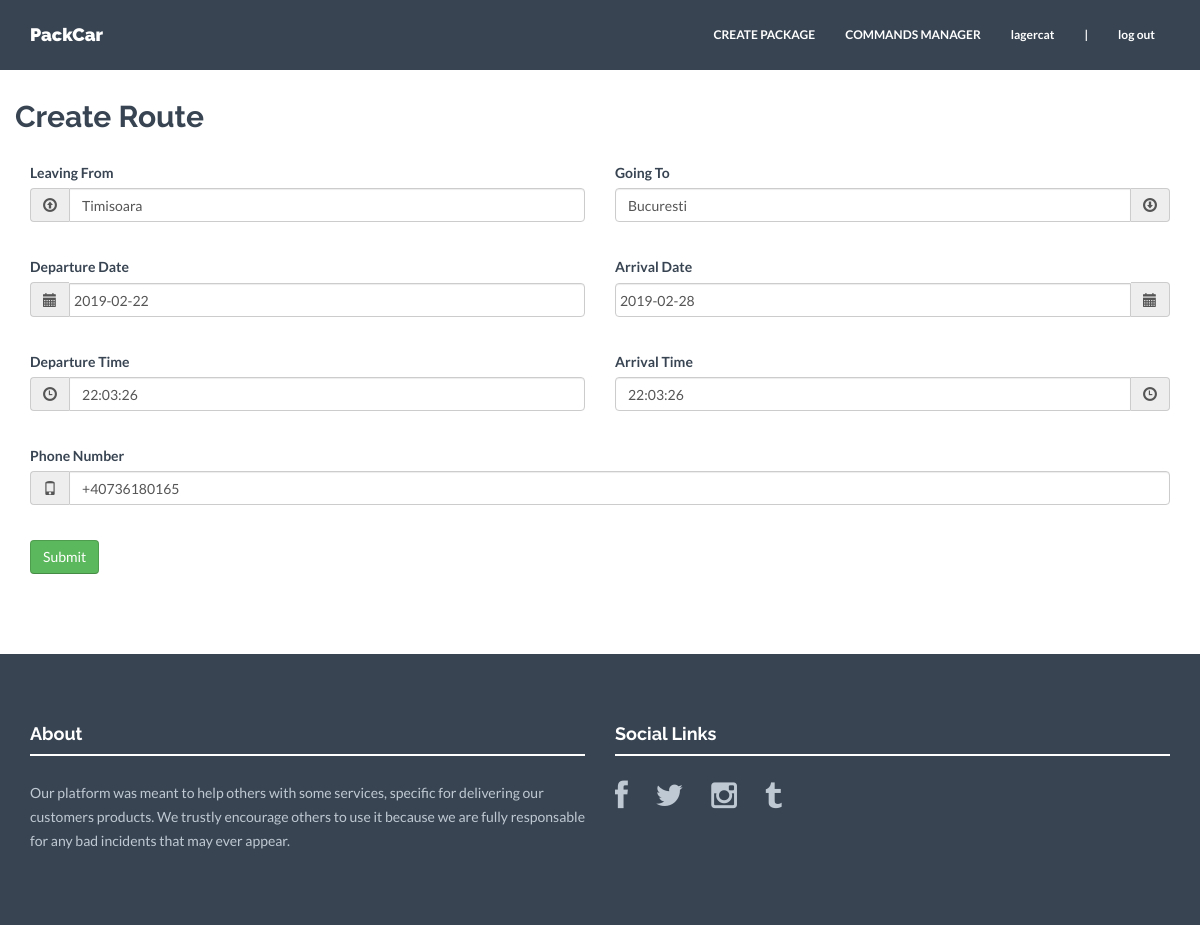
The app's page /edit_drivers/df25eb63-315c-11e9-a5b7-a600c0d15101/ (signed in) with its own data.
### drivers/models.py (models this page shows)
class Driver(models.Model):
    departure = models.CharField(null=True, max_length=300)
    arrival = models.CharField(null=True, max_length=300)
    departure_date = models.DateField(null=True)
    departure_time = models.TimeField(null=True)
    arrival_date = models.DateField(null=True)
    arrival_time = models.TimeField(null=True)
    phonenumber = PhoneNumberField(null=True)
    author = models.ForeignKey(User, related_name='drivers')
    slug = models.SlugField(default=uuid.uuid1, unique=True)

### drivers/views.py (the view)
# urls.py: url(r'^edit_drivers/(?P<slug>[^\.]+)/$', views.edit_drivers, name='edit_driver')
@login_required
def edit_drivers(request, slug):
    post = get_object_or_404(Driver, slug=slug)
    if post.author != request.user:
        return HttpResponseForbidden()
    form = EditDriverForm(request.POST or None, request.FILES or None,
                          instance=post)
    if request.method == 'POST':
        if form.is_valid():
            form.save()
            return redirect('/driver/' + post.slug)
    return render(request, 'drivers/edit_rout.html', {
        'post': post,
        'form': form,
    })

### drivers/forms.py (shortened to what this page needs)
class EditDriverForm(forms.ModelForm):
    class Meta:
        model = Driver
        fields = ['departure', 'arrival', 'departure_date',
                  'departure_time', 'arrival_date', 'arrival_time',
                  'phonenumber']

### templates/drivers/edit_rout.html (shortened to what this page needs)
<!DOCTYPE html>
<html lang="en">
  <head>
    {% load staticfiles %}
    {% load widget_tweaks %}
    <link href="{% static "assets/css/bootstrap.css" %}" rel="stylesheet">
    <link href="{% static "assets/css/datepicker.css" %}" rel="stylesheet">
    <link href="{% static "assets/css/bootstrap-datetimepicker.min.css" %}" rel="stylesheet">
    <link href="{% static "assets/less/datepicker.less" %}" rel="stylesheet">
    <link href="{% static "assets/css/style.css" %}" rel="stylesheet">
    <link href="{% static "assets/css/font-awesome.min.css" %}" rel="stylesheet">
    <link rel="stylesheet" type="text/css" media="screen" href="http://tarruda.github.com/bootstrap-datetimepicker/assets/css/bootstrap-datetimepicker.min.css">
  </head>
  <body>
    <div class="navbar navbar-default navbar-fixed-top" role="navigation">
      <div class="container">
        <div class="navbar-header">
          <a class="navbar-brand" href="/">PackCar</a>
        </div>
        <div class="navbar-collapse collapse navbar-right">
          <ul class="nav navbar-nav">
            <li class="active"><a href="index.html"></a></li>
            <li><a href="/packages">CREATE PACKAGE</a></li>
            <li><a href="login.html">COMMANDS MANAGER</a></li>
            <li><a>{{ request.user }}</a></li>
            <li><a>|</a></li>
            <li><a href="/logout">log out</a></li>
          </ul>
        </div>
      </div>
    </div>
	 <div class="container mtb">
	 	<div class="row">
	 		<div class="col-lg-12">
		 		<div class="row">
		 			<h2 class="pull-left" style="margin-right: 15px;">Create Route</h2>
		 		</div>
		 		<br>
				<form method="POST">
		 		<div class="row">
		 			<div class="form-group">
		 				<div class="form-group col-lg-6">
			 				<label>Leaving From</label>
			 				<br>
			 				<div class="input-group">
    							  <span class="input-group-addon" id="basic-addon1"><span class="glyphicon glyphicon-upload"></span></span>
                                    {{ form.departure|add_class:"form-control"|attr:"aria-described:basic-addon1"|attr:"placeholder:The city you are leaving from" }}
			 				</div>
			 			</div>
			 			<div class="form-group col-lg-6">
			 				<label>Going To</label>
			 				<br>
			 				<div class="input-group">
{{ form.arrival|add_class:"form-control"|attr:"aria-described:basic-addon2"|attr:"placeholder:The city you are going to" }}
    							<span class="input-group-addon" id="basic-addon2"><span class="glyphicon glyphicon-download"></span></span>
			 				</div>
			 			</div>
		 			</div>
		 		</div>
		 		<br>
		 		<div class="row">
		 			<div class="form-group">
		 				<div class="form-group col-lg-6">
			 				<label>Departure Date</label>
			 				<br>
			 				<div class="input-group">
    							<span class="input-group-addon" id="basic-addon1"><span class="glyphicon glyphicon-calendar"></span></span>
{{ form.arrival_date|add_class:"datepicker form-control"|attr:"aria-described:basic-addon2"|attr:"placeholder:Pick the departure date"|attr:"dpd1" }}
			 				</div>
			 			</div>
			 			<div class="form-group col-lg-6">
			 				<label>Arrival Date</label>
			 				<br>
			 				<div class="input-group">
{{ form.departure_date|add_class:"datepicker form-control"|attr:"aria-described:basic-addon2"|attr:"placeholder:Pick the arrival date"|attr:"dpd2" }}
    							<span class="input-group-addon" id="basic-addon2"><span class="glyphicon glyphicon-calendar"></span></span>
			 				</div>
			 			</div>
		 			</div>
		 		</div>
		 		<br>
		 		<div class="row">
		 			<div class="form-group">
		 				<div class="form-group col-lg-6">
			 				<label>Departure Time</label>
			 				<br>
			 				<div id="datetimepicker1" class="input-append date">
						        <div class="input-group">
							        <span class="add-on input-group-addon" id="basic-addon1">
							        	<span  data-time-icon="icon-time" data-date-icon="icon-calendar" class="glyphicon glyphicon-time"></span>
							     	</span>{{ form.departure_time|add_class:"form-control"|attr:"placeholder:Pick the departure time" }}
							    </div>
						    </div>
			 			</div>
			 			<div class="form-group col-lg-6">
			 				<label>Arrival Time</label>
			 				<br>
			 				<div id="datetimepicker2" class="input-append date">
						        <div class="input-group">
							  {{ form.arrival_time|add_class:"form-control"|attr:"placeholder:Pick the arrival time" }}
							        <span class="add-on input-group-addon" id="basic-addon1">
							        	<span  data-time-icon="icon-time" data-date-icon="icon-calendar" class="glyphicon glyphicon-time"></span>
							     	</span>
							    </div>
						    </div>
			 			</div>
		 			</div>
		 		</div>
		 		<br>
		 		<div class="row">
		 			<div class="form-group col-lg-12">
		 				<label>Phone Number</label>
			 			<br>
			 			<div class="input-group">
    						  <span class="input-group-addon" id="basic-addon1"><span class="glyphicon glyphicon-phone"></span></span>
{{ form.phonenumber|add_class:"form-control"|attr:"placeholder: Enter your phone number  (ex. +40792111222)"|attr:"aria-describedby:basic-addon1" }}
			 			</div>
		 			</div>
		 		</div>
				<br>
		 		<div class="col-lg-12 row">
		 			<input type="submit" class="btn btn-success" />
		 		</div>
				</form>
			</div><! --/col-lg-12 -->
	 	</div><! --/row -->
	 </div><! --/container -->
	 <div id="footerwrap">
	 	<div class="container">
		 	<div class="row">
		 		<div class="col-lg-6 col-md-6 col-sm-12">
		 			<h4>About</h4>
		 			<div class="hline-w"></div>
		 			<p>Our platform was meant to help others with some services, specific for delivering our customers products. We trustly encourage others to use it because we are fully responsable for any bad incidents that may ever appear.</p>
		 		</div>
		 		<div class="col-lg-6 col-md-6 col-sm-12">
		 			<h4>Social Links</h4>
		 			<div class="hline-w"></div>
		 			<p>
		 				<a href="#"><i class="fa fa-facebook"></i></a>
		 				<a href="#"><i class="fa fa-twitter"></i></a>
		 				<a href="#"><i class="fa fa-instagram"></i></a>
		 				<a href="#"><i class="fa fa-tumblr"></i></a>
		 			</p>
		 		</div>
		 	</div><! --/row -->
	 	</div><! --/container -->
	 </div><! --/footerwrap -->
  </body>
</html>

### static/assets/css/datepicker.css (style rules this page uses)
.datepicker { top: 0; left: 0; padding: 4px; margin-top: 1px; -webkit-border-radius: 4px; -moz-border-radius: 4px; border-radius: 4px; }
.datepicker:before { content: ''; display: inline-block; border-left: 7px solid transparent; border-right: 7px solid transparent; border-bottom: 7px solid #ccc; border-bottom-color: rgba(0, 0, 0, 0.2); position: absolute; top: -7px; left: 6px; }
.datepicker:after { content: ''; display: inline-block; border-left: 6px solid transparent; border-right: 6px solid transparent; border-bottom: 6px solid #ffffff; position: absolute; top: -6px; left: 7px; }

### static/assets/css/style.css (style rules this page uses)
* { margin: 0; padding: 0px; }
body { background: #ffffff; margin: 0; height: 100%; color: #384452; font-family: 'Lato', sans-serif; font-weight: 400; }
h1, h2, h3, h4, h5, h6 { font-family: 'Raleway', sans-serif; font-weight: 700; }
p { padding: 0; margin-bottom: 12px; font-family: 'Lato', sans-serif; font-weight: 400; font-size: 14px; line-height: 24px; color: #384452; margin-top: 10px; }
a { padding: 0; margin: 0; text-decoration: none; -webkit-transition: background-color .4s linear, color .4s linear; -moz-transition: background-color .4s linear, color .4s linear; -o-transition: background-color .4s linear, color .4s linear; -ms-transition: background-color .4s linear, color .4s linear; transition: background-color .4s linear, color .4s linear; }
.navbar { min-height: 70px; padding-top: 10px; margin-bottom: 0px; }
.navbar-brand { font-family: 'Raleway', sans-serif; font-weight: 900; }
.navbar-header .navbar-brand { color: white; }
.navbar-default .navbar-nav > li > a { color: white; font-weight: 700; font-size: 12px; }
.navbar-default .navbar-nav > .active > a, .navbar-default .navbar-nav > .active > a:hover, .navbar-default .navbar-nav > .active > a:focus { color: #00b3fe; background-color: transparent; }
.navbar-default { background-color: #384452; border-color: transparent; }
.mtb { margin-top: 80px; margin-bottom: 80px; }
.hline-w { border-bottom: 2px solid #ffffff; margin-bottom: 25px; }
#footerwrap { padding-top: 60px; padding-bottom: 60px; background: #384452; }
#footerwrap p { color: #bfc9d3; }
#footerwrap h4 { color: white; }
#footerwrap i { font-size: 30px; color: #bfc9d3; padding-right: 25px; }
.btn { border-color: #c5c5c5; border-color: rgba(0,0,0,0.15) rgba(0,0,0,0.15) rgba(0,0,0,0.25); }

### records on screen
Driver: departure "Timisoara", arrival "Bucuresti", arrival_date "2019-02-22", departure_date "2019-02-28", departure_time "22:03:26", arrival_time "22:03:26", phonenumber "+40736180165"

### other values on screen
{{ request.user }} "lagercat"
